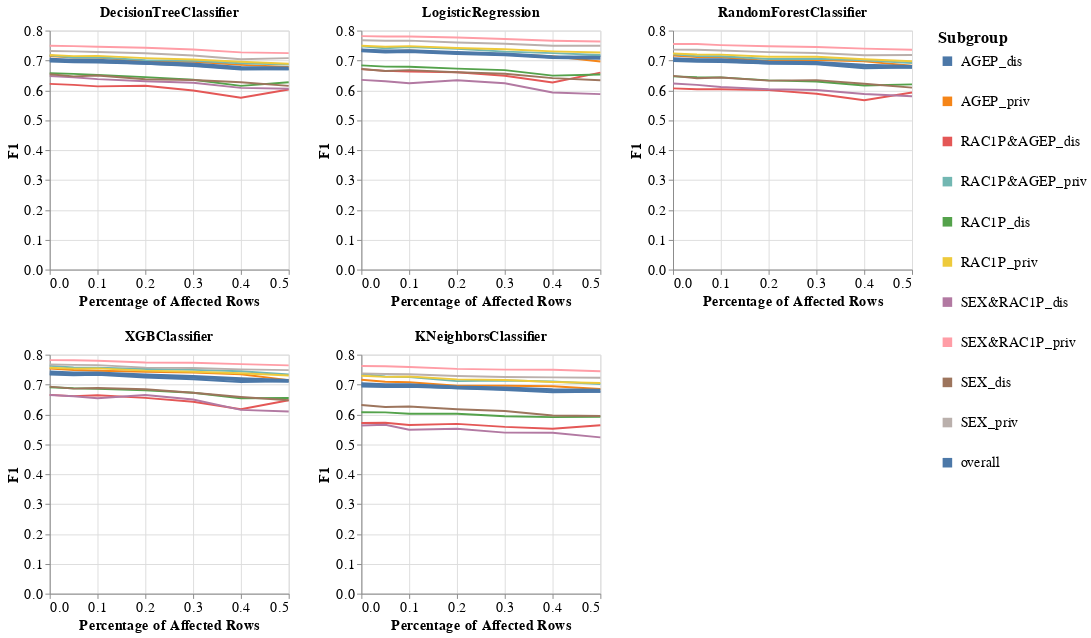

The code cell stored with this chart in its notebook:
### Code cell
visualizer.create_subgroups_grid_pct_lines_per_model_plot(subgroup_metric='F1',
                                                          target_preprocessing_technique=PREPROCESSING_TECHNIQUES[0],
                                                          model_names=MODEL_NAMES)
